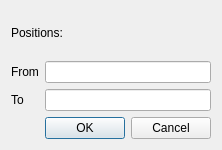
<?xml version="1.0" encoding="UTF-8"?>
<ui version="4.0">
 <class>EraseDialog</class>
 <widget class="QDialog" name="EraseDialog">
  <property name="geometry">
   <rect>
    <x>0</x>
    <y>0</y>
    <width>222</width>
    <height>150</height>
   </rect>
  </property>
  <property name="windowTitle">
   <string>Dialog</string>
  </property>
  <layout class="QGridLayout" name="gridLayout">
   <item row="0" column="0" colspan="2">
    <widget class="QLabel" name="label_3">
     <property name="text">
      <string>Positions:</string>
     </property>
    </widget>
   </item>
   <item row="1" column="0">
    <widget class="QLabel" name="label">
     <property name="text">
      <string>From</string>
     </property>
    </widget>
   </item>
   <item row="1" column="1">
    <widget class="QLineEdit" name="lineEdit">
     <property name="inputMethodHints">
      <set>Qt::ImhDigitsOnly</set>
     </property>
    </widget>
   </item>
   <item row="2" column="0">
    <widget class="QLabel" name="label_2">
     <property name="text">
      <string>To</string>
     </property>
    </widget>
   </item>
   <item row="2" column="1">
    <widget class="QLineEdit" name="lineEdit_2">
     <property name="inputMethodHints">
      <set>Qt::ImhDigitsOnly</set>
     </property>
    </widget>
   </item>
   <item row="3" column="0" colspan="2">
    <widget class="QDialogButtonBox" name="buttonBox">
     <property name="orientation">
      <enum>Qt::Horizontal</enum>
     </property>
     <property name="standardButtons">
      <set>QDialogButtonBox::Cancel|QDialogButtonBox::Ok</set>
     </property>
    </widget>
   </item>
  </layout>
 </widget>
 <resources/>
 <connections>
  <connection>
   <sender>buttonBox</sender>
   <signal>accepted()</signal>
   <receiver>EraseDialog</receiver>
   <slot>accept()</slot>
   <hints>
    <hint type="sourcelabel">
     <x>248</x>
     <y>254</y>
    </hint>
    <hint type="destinationlabel">
     <x>157</x>
     <y>274</y>
    </hint>
   </hints>
  </connection>
  <connection>
   <sender>buttonBox</sender>
   <signal>rejected()</signal>
   <receiver>EraseDialog</receiver>
   <slot>reject()</slot>
   <hints>
    <hint type="sourcelabel">
     <x>316</x>
     <y>260</y>
    </hint>
    <hint type="destinationlabel">
     <x>286</x>
     <y>274</y>
    </hint>
   </hints>
  </connection>
 </connections>
</ui>
